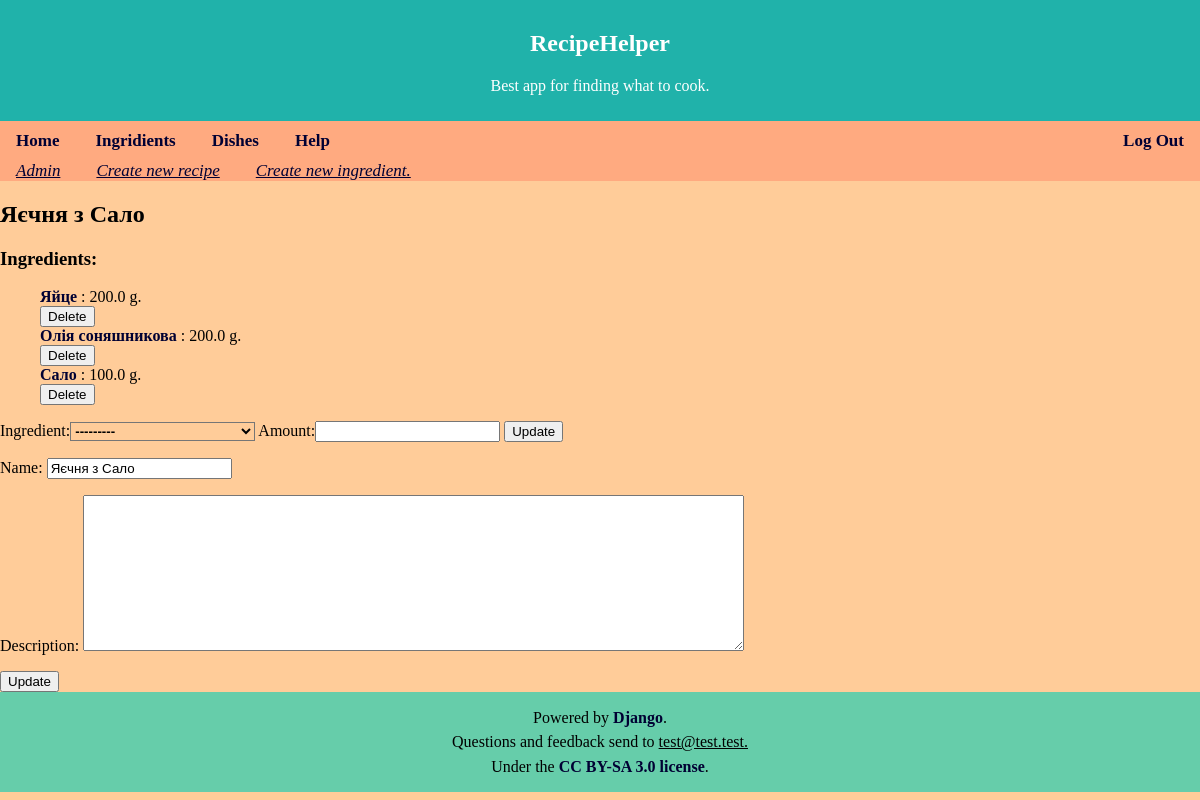
/recipe/203/?edit_mode=True (signed in), run on an earlier commit of the app's database.
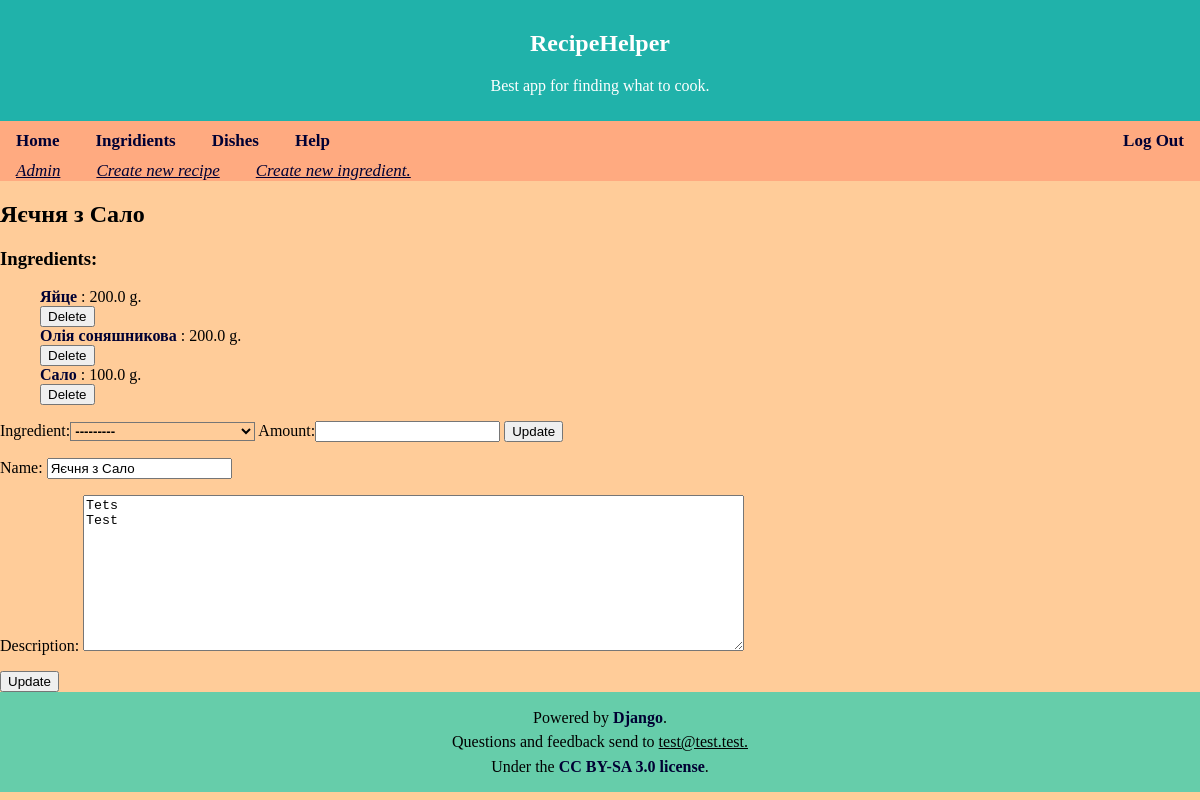
And on a later commit of the database.
### Picker/models.py (models this page shows, shortened)
class Dish(models.Model):
    name = models.CharField(max_length = 100)
    description = models.TextField(blank=True, default='')

### Picker/views.py (the view)
# urls.py: path('recipe/<int:dish_id>/', views.recipe, name='recipe'), #single dish page
def recipe(request, dish_id):
    try:
        rec = Dish.objects.get(pk=dish_id)
    except Dish.DoesNotExist:
        raise Http404("There is no such recipe.")
    edit = request.GET.get('edit_mode')
    ing_list = Recipe.objects.filter(dish_id=dish_id).select_related('ingredient')
    html_disctiption = '<ul><li>' + rec.description.replace('\n', '</li><li>') + '</li></ul>'
    context = {
        'dish_name': rec.name,
        'ingredients_list': ing_list,
        'dish_description': html_disctiption,
    }
    if edit:
        template = loader.get_template('dish_edit.html')
        data = {'name': rec.name, 'description': rec.description}
        form = NewDish(data)
        if request.method == 'POST':
            form = NewDish(request.POST)
            form_ing = DishForm(request.POST)
            for temp in ing_list:
                if 'Delete ' + str(temp.ingredient_id) in request.POST:
                    Recipe.objects.filter(pk=temp.pk).delete()
                    form = DishForm()
                    break
            if form.is_valid():
                rec.name = form.cleaned_data['name']
                rec.description = form.cleaned_data['description']
                rec.save()
                print('Updated.')
                return HttpResponseRedirect('../{}'.format(rec.id))
            if form_ing.is_valid():
                ing2rec = Recipe(dish_id=dish_id, ingredient_id=form_ing.cleaned_data['ingredient'].id,
                                 amount=form_ing.cleaned_data['amount'])
                ing2rec.save()
        else:
            form_ing = DishForm()
        context['form'] = form
        context['form_ing'] = form_ing
        ing_list = Recipe.objects.filter(dish_id=dish_id).select_related('ingredient')
        context['ingredients_list'] = ing_list
    else:
        template = loader.get_template('dish.html')
    return HttpResponse(template.render(context, request))

### Picker/forms.py
class NewDish(forms.Form):
    name = forms.CharField(max_length = 100)
    description = forms.CharField(widget=forms.Textarea(attrs = {'rows': 10, 'cols': 80}), required = False)

class DishForm(forms.Form):
    ingredient = forms.ModelChoiceField(queryset=Ingredient.objects.all())
    amount = forms.DecimalField(max_digits = 10, decimal_places = 1)

### Picker/models.py (called while the page is built)
    def __str__(self):
        return self.name

### templates/dish_edit.html (shortened to what this page needs)
{% extends 'base.html' %}
{% load static %}
{% block nav %}
    <a href="{% url 'index' %}">Home</a>
    <a href="{% url 'ing_cat' %}">Ingridients</a>
    <a href="{% url 'catalog' %}">Dishes</a>
    <a href="{% url 'help' %}">Help</a>
{% endblock %}
{% block content %}
<h2>{{ dish_name }}</h2>
<h3>Ingredients:</h3>
{% if ingredients_list %}
<ul id="inline">
    {% for ing in ingredients_list %}
        <li>
            <form method="post" >
                <a href="/ingredient/{{ ing.ingredient_id }} "> {{ ing.ingredient.name }} </a> : {{ ing.amount }} {{ ing.ingredient.units }}
                {% if user.is_staff %}
                <div class="delButton">
                    <input type="submit" name = "Delete {{ing.ingredient_id }}" value="Delete">
                </div>
                {% endif %}
            </form>
        </li>
    {% endfor %}
</ul>
{% endif %}
<form method="post" action="">
    {{ form_ing }}
    <input type="submit" name="AddIngredient" value="Update">
</form>
{% if user.is_staff %}
<form method="post">
    {{ form.as_p }}
    <input type="submit" name="Update" value="Update">
</form>
{% endif %}
{% endblock %}

What changed in the data, as far as the page shows it:
changed Dish "Яєчня з Сало": description (not shown) → "Tets Test"
